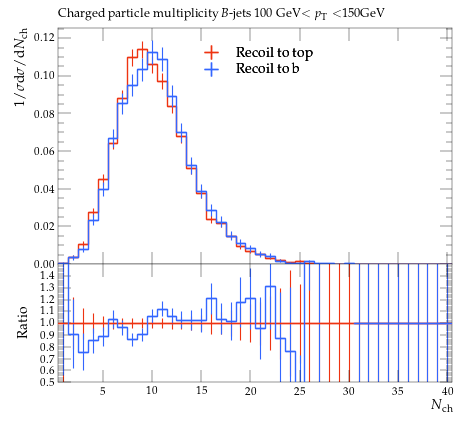

Reproduce this figure in Python.
#! /usr/bin/env python

# This Python script was auto-generated using YODA v2.0.2.
# Analysis object: /MC_HFDECAYS/avg_B_jet_ch_mult_100_150
# Timestamp: 31-07-2026 (13:13:52)

import matplotlib as mpl
import matplotlib.pyplot as plt
mpl.use('Agg') # comment out for interactive use
import os
import numpy as np

plotDir = os.path.split(os.path.realpath(__file__))[0]
if 'YODA_USER_PLOT_PATH' in globals():
    plot_outdir = globals()['YODA_USER_PLOT_PATH']
else:
    plot_outdir = plotDir

#plot style
plt.style.use(os.path.join(plotDir, '../default.mplstyle'))
# plot metadata
figW, figH = plt.rcParams['figure.figsize']
ax_xLabel = r'$N_\mathrm{ch}$'
ax_yLabel = r'$1/\sigma \mathrm{d}\sigma/\mathrm{d}N_\mathrm{ch}$'
ax_title  = r'Charged particle multiplicity $B$-jets 100 GeV$<p_\mathrm{T}<$150GeV'
ax_xScale = 'linear'
ax_yScale = 'linear'
xLims = (0.5, 40.5)
yLims = (0.0, 0.12551583000000002)
xMinorTickMarks = 0

# TeX-friendly labels for the legend
labels = {
    'legend' : ([ r"Recoil to top", r"Recoil to b" ], r""),
}

# Adjust canvas width and height
canvasW = 10.0
canvasH = 9.0
figW *= canvasW/10.
figH *= canvasH/9.

# Create figure and axis objects
fig, (ax, ratio0_ax) = plt.subplots(2, 1, sharex=True,
                  figsize=(figW,figH), gridspec_kw={'height_ratios': (6.0, 3.0)})

# Set figure margins
plt.subplots_adjust(
    left   = 1.0 * plt.rcParams['figure.subplot.left'],
    right  = 1.0 * plt.rcParams['figure.subplot.right'],
    top    = 1.0 * plt.rcParams['figure.subplot.top'],
    bottom = 1.0 * plt.rcParams['figure.subplot.bottom'])

ratio0_ax.yaxis.set_major_locator(mpl.ticker.MultipleLocator(0.1))
ratio0_ax.set_ylim(0.5, 1.4999)
ratio0_ax.set_ylabel('Ratio')
ratio0_ax.xaxis.set_minor_locator(mpl.ticker.NullLocator())

# the numerical data is stored in a separate file
dataf = dict()
prefix = os.path.split(__file__)[0]
if prefix:    prefix = prefix + '/'
exec(open(prefix+'avg_B_jet_ch_mult_100_150__data.py').read(), dataf)


legend_handles = dict() # keep track of handles for the legend

# style options for curves
# starts at zorder>=5 to draw curve on top of legend
styles = {
  'recoil_t': {
    'color' : '#EE3311',
    'linestyle' : '-',
    'linewidth' : 1,
    'marker' : 'none',
    'markersize' : 2,
    'capsize' : 0.0,
    'zorder' : 5,
    'histstyle' : 1,
    'drawstyle' : 'steps-pre',
    'xerrorbars' : 1,
    'yerrorbars' : 1,
    'fillcolor' : None,
    'fillopacity' : 1.0,
    'ratio0_linestyle' : '-',
    'ratio0_linewidth' : 1,
    'ratio0_marker' : 'none',
    'ratio0_markersize' : 2,
    'ratio0_capsize' : 0.0,
    'ratio0_zorder' : 5,
    'ratio0_histstyle' : 1,
    'ratio0_drawstyle' : 'steps-pre',
    'ratio0_xerrorbars' : 1,
    'ratio0_yerrorbars' : 1,
  },
  'recoil_b': {
    'color' : '#3366FF',
    'linestyle' : '-',
    'linewidth' : 1,
    'marker' : 'none',
    'markersize' : 2,
    'capsize' : 0.0,
    'zorder' : 6,
    'histstyle' : 1,
    'drawstyle' : 'steps-pre',
    'xerrorbars' : 1,
    'yerrorbars' : 1,
    'fillcolor' : None,
    'fillopacity' : 1.0,
    'ratio0_linestyle' : '-',
    'ratio0_linewidth' : 1,
    'ratio0_marker' : 'none',
    'ratio0_markersize' : 2,
    'ratio0_capsize' : 0.0,
    'ratio0_zorder' : 6,
    'ratio0_histstyle' : 1,
    'ratio0_drawstyle' : 'steps-pre',
    'ratio0_xerrorbars' : 1,
    'ratio0_yerrorbars' : 1,
  },
}

# curve from input yoda files in main panel
for label, yvals in dataf['yvals'].items():
    if all(np.isnan(v) for v in dataf['yvals'][label]):
        continue
    tmp = None
    if styles[label]['histstyle']: # draw as histogram
        xpos = dataf['xedges'][label] if styles[label]['drawstyle'] else dataf['xpoints'][label]
        ypos = np.insert(yvals, 0, yvals[0]) if styles[label]['drawstyle'] else yvals
        if styles[label]['fillcolor']: # fill area below curve
            ax.fill_between(xpos, ypos, step='pre',
                            color=styles[label]['fillcolor'],
                            alpha=styles[label]['fillopacity'])
        tmp, = ax.plot(xpos, ypos,
                       color=styles[label]['color'],
                       linestyle=styles[label]['linestyle'],
                       linewidth=styles[label]['linewidth'],
                       drawstyle=styles[label]['drawstyle'], solid_joinstyle='miter',
                       zorder=styles[label]['zorder'], label=label)
    tmp = ax.errorbar(dataf['xpoints'][label], yvals,
                      xerr=np.array(dataf['xerrs'][label])*styles[label]['xerrorbars'],
                      yerr=np.array(dataf['yerrs'][label])*styles[label]['yerrorbars'],
                      fmt=styles[label]['marker'], capsize=styles[label]['capsize'],
                      markersize=styles[label]['markersize'],
                      ecolor=styles[label]['color'],
                      color=styles[label]['color'], zorder=styles[label]['zorder'])
    tmp[-1][0].set_linestyle(styles[label]['linestyle'])
    tmp[-1][0].set_linewidth(styles[label]['linewidth'])
    if label in dataf['add_legend_handle']:  legend_handles[label] = tmp
    for varLabel in dataf['variation_yvals'].keys():
        if varLabel.startswith(label):
            tmp, = ax.plot(dataf['xedges'][label], dataf['variation_yvals'][varLabel],
                           color=styles[label]['color'],
                           linestyle=styles[label]['linestyle'],
                           linewidth=styles[label]['linewidth'],
                           drawstyle='steps-pre', solid_joinstyle='miter',
                           zorder=styles[label]['zorder'], alpha=0.5)


# plots on ratio panel
# curve from input yoda files in ratio panel
for label, yvals in dataf['ratio0_yvals'].items():
    if all(np.isnan(v) for v in yvals):
        continue
    if styles[label]['ratio0_histstyle']: # plot as histogram
        xpos = dataf['xedges']['recoil_t'] if styles[label]['ratio0_drawstyle'] else dataf['xpoints']['recoil_t']
        ypos = np.insert(yvals, 0, yvals[0]) if styles[label]['ratio0_drawstyle'] else yvals
        ratio0_ax.plot(xpos, ypos,
                       color=styles[label]['color'],
                       linewidth=styles[label]['linewidth'],
                       linestyle=styles[label]['ratio0_linestyle'],
                       drawstyle=styles[label]['ratio0_drawstyle'], zorder=styles[label]['zorder'],
                       solid_joinstyle='miter')
    tmp = ratio0_ax.errorbar(dataf['xpoints']['recoil_t'], yvals,
                             xerr=np.array(dataf['ref_xerrs'])*styles[label]['ratio0_xerrorbars'],
                             yerr=np.array(dataf['ratio0_yerrs'][label])*styles[label]['ratio0_yerrorbars'],
                             fmt=styles[label]['ratio0_marker'], capsize=styles[label]['ratio0_capsize'],
                             markersize=styles[label]['ratio0_markersize'],
                             ecolor=styles[label]['color'],
                             color=styles[label]['color'])
    tmp[-1][0].set_linestyle(styles[label]['ratio0_linestyle'])
    tmp[-1][0].set_linewidth(styles[label]['ratio0_linewidth'])

    for varlabel in dataf['ratio0_variation_vals'].keys():
        if varlabel.startswith(label):
            ratio0_ax.plot(dataf['xedges']['recoil_t'],
                            dataf['ratio0_variation_vals'][varlabel],
                            color=styles[label]['color'],
                            linestyle=styles[label]['linestyle'],
                            linewidth=styles[label]['linewidth'],
                            drawstyle='steps-pre', solid_joinstyle='miter',
                            zorder=1, alpha=0.5)

legend_items = list(legend_handles.values())
ax.add_artist(ax.legend(legend_items,
                        labels['legend'][0],
                        title=labels['legend'][1],
                        alignment='left',
                        loc='upper center',
                        bbox_to_anchor=(0.5, 0.97)))

# set plot metadata as defined above
ratio0_ax.set_xlabel(ax_xLabel)
ratio0_ax.xaxis.set_label_coords(1., -0.15)
ax.set_ylabel(ax_yLabel, ha='right', va='top')
ax.yaxis.set_label_coords(-0.11, 1.0)
ax.set_title(ax_title, loc='left')
ax.set_xscale(ax_xScale)
ax.set_yscale(ax_yScale)
ax.set_xlim(xLims)
ax.set_ylim(yLims)

# tick formatting
plt.rcParams['xtick.top'] = True
plt.rcParams['ytick.right'] = True
ax.xaxis.set_minor_locator(mpl.ticker.NullLocator())
fig.align_ylabels((ax, ratio0_ax))
plt.savefig(os.path.join(plot_outdir, 'avg_B_jet_ch_mult_100_150.pdf'), format='PDF')
plt.savefig(os.path.join(plot_outdir, 'avg_B_jet_ch_mult_100_150.png'), format='PNG')

plt.close(fig)
